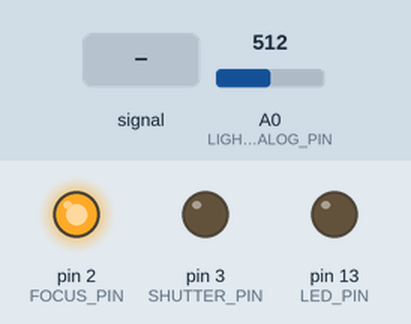
This sketch was run on a simulated Arduino Uno, built with avr-gcc and run on an emulated ATmega328P. Parts: output pins drawn as LEDs (lit = HIGH). Inputs (shaded band) come from the test bench; at power-on: A0 (LIGHTNING_TRIGGER_ANALOG_PIN) = 512.

Above: at 1.2 s.
1.3 s: A0 (LIGHTNING_TRIGGER_ANALOG_PIN) fed a 200 Hz sine of ±81 counts around its level
At 1.38 s:
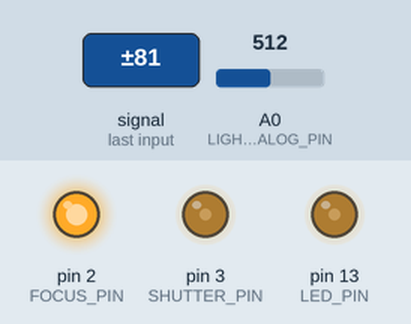
4.3 s: A0 (LIGHTNING_TRIGGER_ANALOG_PIN) set to 716
5.8 s: A0 (LIGHTNING_TRIGGER_ANALOG_PIN) fed a 1000 Hz sine of ±255 counts around its level
8.8 s: A0 (LIGHTNING_TRIGGER_ANALOG_PIN) set to 900
Timing chart, 0 to 11.3 s (numbered marks = the images above; inputs shaded):
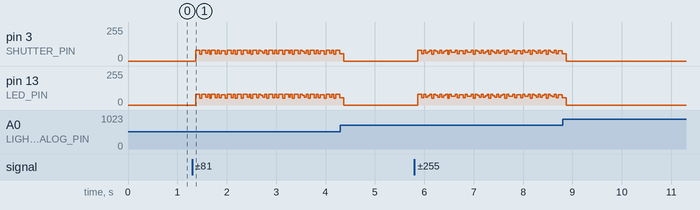

Measured:
- after the input at 1.3 s, pin 3 (SHUTTER_PIN), pin 13 (LED_PIN): ramps from 79/255 to 52/255 and jumps back, once every 0.12 s

The sketch:

lightning_trigger.ino
```cpp
// Lightning trigger v3
// 2011-09-09
// Rewrite to remove need for serial output;
// improves response time

// Based on schematic by Maurice Ribble
// http://www.glacialwanderer.com/hobbyrobotics

// This code waits for a sudden increase in light intensity
// and then triggers the camera.

// v1 - Initial build
// v2 - Various improvements
// v3 - Improved threshold monitoring
// v4 - Holds camera focus on at all times to avoid standby
//    - Improves trigger sensitivity
//    - Speeds polling operations

#define FOCUS_PIN 2
#define SHUTTER_PIN 3
#define LED_PIN 13
#define LIGHTNING_TRIGGER_ANALOG_PIN 0
#define TRIGGER_THRESHHOLD 5
#define VAL_SIZE 100

int lightningVal;
int val_index = 0;
int lightvals[VAL_SIZE];
long val_total;

void activate_shutter() {
//  digitalWrite(FOCUS_PIN, HIGH);
  digitalWrite(SHUTTER_PIN, HIGH);
  digitalWrite(LED_PIN, HIGH);
  Serial.println("trip-------");
  delay(4); // 1/250th
//  digitalWrite(FOCUS_PIN, LOW);
  digitalWrite(SHUTTER_PIN, LOW);
  digitalWrite(LED_PIN, LOW);
}

void setup() {
  pinMode(FOCUS_PIN, OUTPUT);
  pinMode(SHUTTER_PIN, OUTPUT);
  pinMode(LED_PIN, OUTPUT);
  digitalWrite(FOCUS_PIN, HIGH);
  digitalWrite(SHUTTER_PIN, LOW);
  digitalWrite(LED_PIN, LOW);

//  Serial.begin(115200); // open serial

  int i;
  for (i = 0; i < VAL_SIZE; i++) {
    val_total += lightvals[i] = analogRead(LIGHTNING_TRIGGER_ANALOG_PIN);
  }
}

void loop() {
  val_total -= lightvals[val_index];
  val_total += lightvals[val_index] = analogRead(LIGHTNING_TRIGGER_ANALOG_PIN);
//  Serial.println(val_total, DEC);
//  Serial.println(lightvals[val_index], DEC);

  if (val_total / VAL_SIZE + TRIGGER_THRESHHOLD < lightvals[val_index]) {
    activate_shutter();

    // completely dump and refill array
    int i;
    val_total = 0;
    val_index = 0;
    for (i = 0; i < VAL_SIZE; i++) {
      val_total += lightvals[i] = analogRead(LIGHTNING_TRIGGER_ANALOG_PIN);
    }
  }

  val_index++;
  val_index %= VAL_SIZE;
}
```
